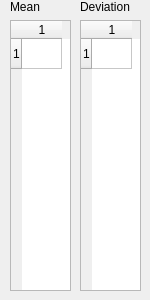
          <widget class="QWidget" name="page_20">
           <widget class="QWidget" name="">
            <property name="geometry">
             <rect>
              <x>10</x>
              <y>0</y>
              <width>61</width>
              <height>291</height>
             </rect>
            </property>
            <layout class="QVBoxLayout" name="verticalLayout_28">
             <item>
              <widget class="QLabel" name="label_76">
               <property name="text">
                <string>&lt;html&gt;&lt;head/&gt;&lt;body&gt;&lt;p&gt;Mean&lt;/p&gt;&lt;/body&gt;&lt;/html&gt;</string>
               </property>
               <property name="alignment">
                <set>Qt::AlignLeading|Qt::AlignLeft|Qt::AlignVCenter</set>
               </property>
              </widget>
             </item>
             <item>
              <widget class="QTableWidget" name="Initial_Abundance_Random_Mean_Input">
               <property name="rowCount">
                <number>1</number>
               </property>
               <property name="columnCount">
                <number>1</number>
               </property>
               <attribute name="horizontalHeaderDefaultSectionSize">
                <number>40</number>
               </attribute>
               <row/>
               <column/>
              </widget>
             </item>
            </layout>
           </widget>
           <widget class="QWidget" name="">
            <property name="geometry">
             <rect>
              <x>80</x>
              <y>0</y>
              <width>61</width>
              <height>291</height>
             </rect>
            </property>
            <layout class="QVBoxLayout" name="verticalLayout_29">
             <item>
              <widget class="QLabel" name="label_77">
               <property name="text">
                <string>Deviation</string>
               </property>
               <property name="alignment">
                <set>Qt::AlignLeading|Qt::AlignLeft|Qt::AlignVCenter</set>
               </property>
              </widget>
             </item>
             <item>
              <widget class="QTableWidget" name="Initial_Abundance_Random_Dev_Input">
               <property name="rowCount">
                <number>1</number>
               </property>
               <property name="columnCount">
                <number>1</number>
               </property>
               <attribute name="horizontalHeaderDefaultSectionSize">
                <number>40</number>
               </attribute>
               <row/>
               <column/>
              </widget>
             </item>
            </layout>
           </widget>
          </widget>
